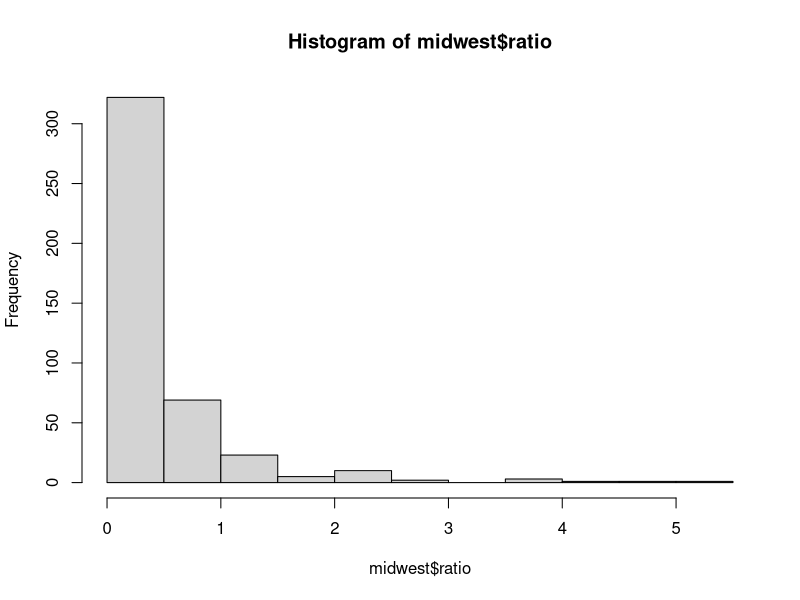
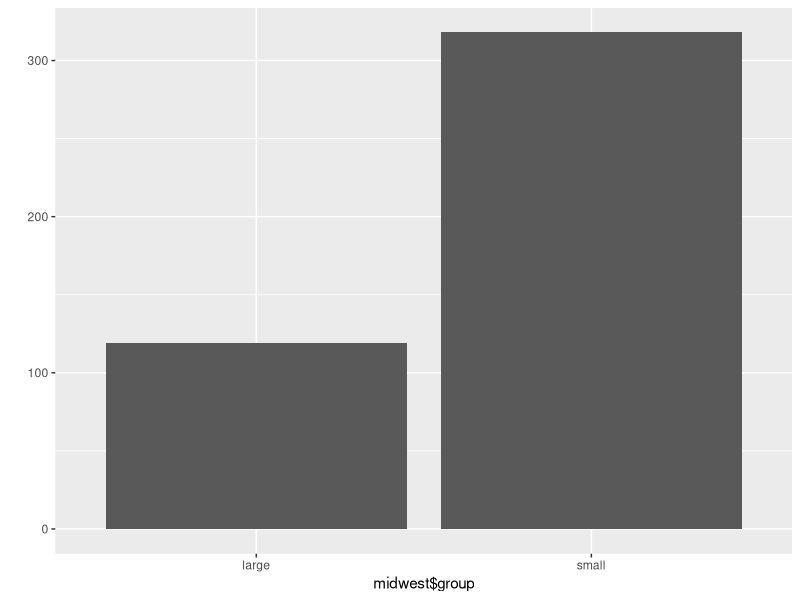

Write the R code that produced these figures, in order.
midwest <- as.data.frame(ggplot2::midwest)
midwest$ratio <-midwest$popasian/midwest$poptotal*100
hist(midwest$ratio)
mean(midwest$ratio)
midwest$group <- ifelse(midwest$ratio > 0.4872462, "large","small")
table(midwest$group)
library(ggplot2)
qplot(midwest$group)
